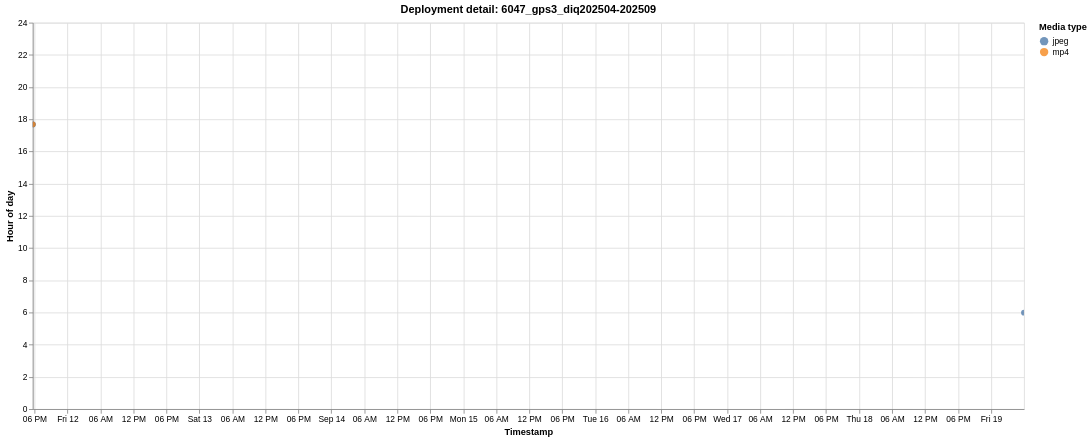

Write a Vega-Lite specification for this figure.
### Vega-Lite specification from a JSON file in a GitHub repository (floating-point values rounded to 4 significant figures)
{"$schema": "https://vega.github.io/schema/vega-lite/v6.1.0.json", "config": {"view": {"continuousHeight": 300, "continuousWidth": 300}}, "data": {"name": "data-fb11b2fe554d9b2c5e414a0ca7162f9d"}, "datasets": {"data-fb11b2fe554d9b2c5e414a0ca7162f9d": [{"deployment": "6047_gps3_diq202504-202509", "deployment_order": 40, "event_index": 0, "hour_of_day": 17.68, "media_type": "jpeg", "timestamp": "2025-09-11T17:40:44"}, {"deployment": "6047_gps3_diq202504-202509", "deployment_order": 40, "event_index": 1, "hour_of_day": 17.68, "media_type": "jpeg", "timestamp": "2025-09-11T17:40:45"}, {"deployment": "6047_gps3_diq202504-202509", "deployment_order": 40, "event_index": 2, "hour_of_day": 17.69, "media_type": "mp4", "timestamp": "2025-09-11T17:41:08"}, {"deployment": "6047_gps3_diq202504-202509", "deployment_order": 40, "event_index": 3, "hour_of_day": 5.986, "media_type": "jpeg", "timestamp": "2025-09-19T05:59:11"}]}, "encoding": {"color": {"field": "media_type", "scale": {"scheme": "tableau10"}, "title": "Media type", "type": "nominal"}, "shape": {"field": "media_type", "title": "Media type", "type": "nominal"}, "tooltip": [{"field": "deployment", "title": "Deployment", "type": "nominal"}, {"field": "timestamp", "format": "%Y-%m-%d %H:%M:%S", "title": "Timestamp", "type": "temporal"}, {"field": "hour_of_day", "format": ".2f", "title": "Hour of day", "type": "quantitative"}, {"field": "media_type", "title": "Media type", "type": "nominal"}], "x": {"field": "timestamp", "title": "Timestamp", "type": "temporal"}, "y": {"field": "hour_of_day", "scale": {"domain": [0, 24]}, "title": "Hour of day", "type": "quantitative"}}, "height": 460, "mark": {"opacity": 0.78, "size": 46, "type": "circle"}, "params": [{"bind": "scales", "name": "param_1e9efca18e7a2868", "select": {"encodings": ["x", "y"], "type": "interval"}}], "title": "Deployment detail: 6047_gps3_diq202504-202509", "width": 1180}
